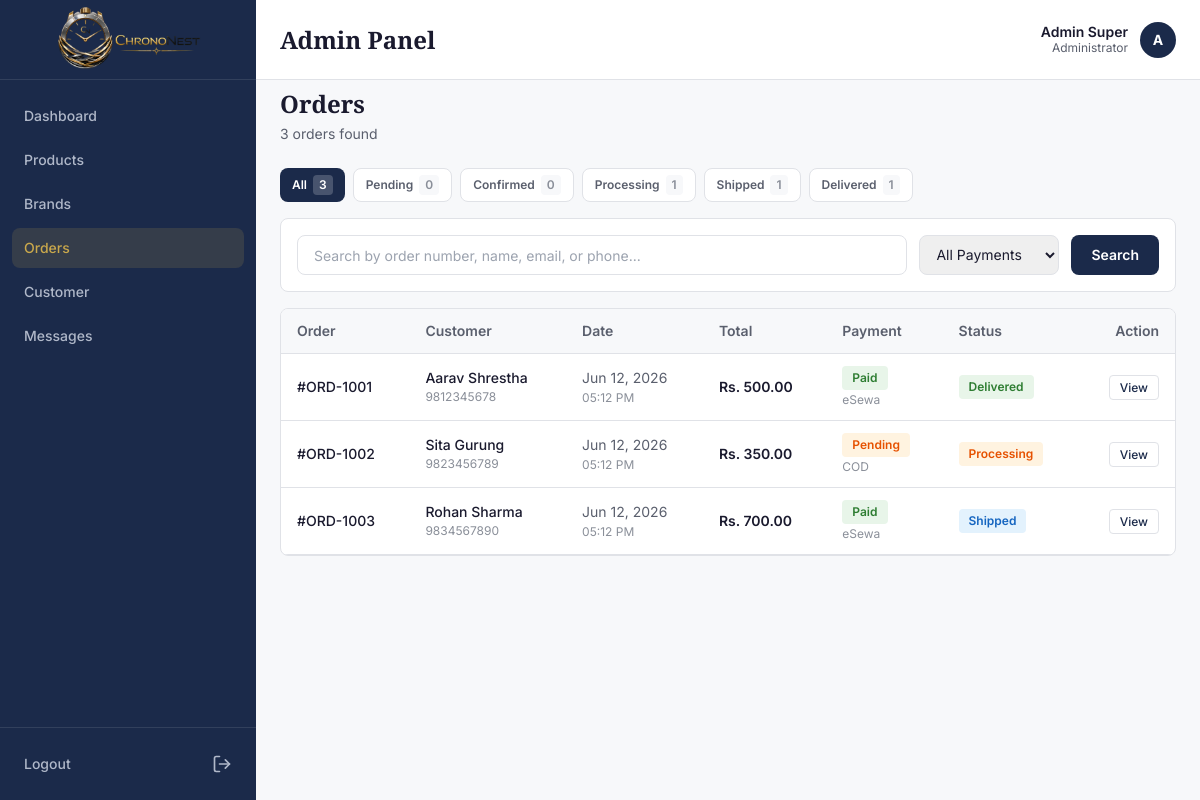
The app's page /admin/orders.php (signed in) with its own data.
### tables this page shows
CREATE TABLE orders (
    id INT PRIMARY KEY AUTO_INCREMENT,
    user_id INT NULL,
    order_number VARCHAR(50) UNIQUE NOT NULL,
    customer_name VARCHAR(100) NOT NULL,
    customer_email VARCHAR(100) NOT NULL,
    customer_phone VARCHAR(10) NOT NULL,
    shipping_address TEXT NOT NULL,
    payment_method ENUM('COD', 'eSewa') NOT NULL,
    payment_status ENUM('pending', 'paid', 'failed') DEFAULT 'pending',
    transaction_id VARCHAR(100) NULL,
    total_amount DECIMAL(10,2) NOT NULL,
    shipping_charge DECIMAL(10,2) DEFAULT 0,
    grand_total DECIMAL(10,2) NOT NULL,  
    order_status ENUM('pending', 'confirmed', 'processing', 'shipped', 'delivered') DEFAULT 'pending',
    admin_notes TEXT NULL,
    ordered_at TIMESTAMP DEFAULT CURRENT_TIMESTAMP,
    confirmed_at TIMESTAMP NULL,
    shipped_at TIMESTAMP NULL,
    delivered_at TIMESTAMP NULL,
    FOREIGN KEY (user_id) REFERENCES users(id) ON DELETE SET NULL
);

### admin/orders.php (the view, shortened to what this page needs)
<?php
require_once '../config/db.php';
$search         = trim($_GET['search'] ?? '');
$filter_status  = trim($_GET['status'] ?? '');
$filter_payment = trim($_GET['payment'] ?? '');
$query = "SELECT * FROM orders WHERE 1=1";
$query .= " ORDER BY ordered_at DESC";
$stmt = $conn->prepare($query);
$stmt->execute();
$result = $stmt->get_result();
$orders = [];
while ($row = $result->fetch_assoc()) {
    $orders[] = $row;
}
$count_query = $conn->query("
    SELECT
        COUNT(*) as total,
        SUM(order_status = 'pending') as pending_count,
        SUM(order_status = 'confirmed') as confirmed_count,
        SUM(order_status = 'processing') as processing_count,
        SUM(order_status = 'shipped') as shipped_count,
        SUM(order_status = 'delivered') as delivered_count
    FROM orders
");
$counts = $count_query->fetch_assoc();
?>
<!DOCTYPE html>
<html lang="en">
<head>
    <script src="https://cdn.tailwindcss.com"></script>
</head>
<body class="min-h-screen" style="background-color: #F7F8FA; font-family: 'Inter', sans-serif;">
    <?php include 'includes/sidebar.php'; ?>
    <?php include 'includes/topbar.php'; ?>
    <main class="lg:ml-64 pt-16">
        <div class="p-4 lg:p-6">
            <div class="mb-6">
                <h2 class="font-bold text-2xl mb-1" style="font-family: 'Playfair Display', serif; color: #1A1A2E;">Orders</h2>
                <p class="text-sm" style="color: #5A5F6D;"><?php echo count($orders); ?> orders found</p>
            </div>
            <div class="flex flex-wrap gap-2 mb-4">
                <?php
                $tabs = [
                    ''           => ['label' => 'All',        'count' => $counts['total']],
                    'pending'    => ['label' => 'Pending',    'count' => $counts['pending_count']],
                    'confirmed'  => ['label' => 'Confirmed',  'count' => $counts['confirmed_count']],
                    'processing' => ['label' => 'Processing', 'count' => $counts['processing_count']],
                    'shipped'    => ['label' => 'Shipped',    'count' => $counts['shipped_count']],
                    'delivered'  => ['label' => 'Delivered',  'count' => $counts['delivered_count']],
                ];
                foreach ($tabs as $tab_value => $tab_data):
                    $is_active_tab = ($filter_status === $tab_value);
                    $tab_url = 'orders.php?status=' . $tab_value;
                ?>
                    <a href="<?php echo $tab_url; ?>" class="inline-flex items-center gap-1.5 px-3 py-1.5 rounded-lg text-xs font-semibold no-underline transition-all duration-200" style="<?php echo $is_active_tab ? 'background-color: #1B2A4A; color: #FFFFFF;' : 'background-color: #FFFFFF; color: #5A5F6D; border: 1px solid #E0E2E7;'; ?>">
                        <?php echo $tab_data['label']; ?>
                        <span class="px-1.5 py-0.5 rounded text-xs" style="<?php echo $is_active_tab ? 'background-color: rgba(255,255,255,0.2); color: #FFFFFF;' : 'background-color: #F7F8FA; color: #8A8F99;'; ?>">
                            <?php echo $tab_data['count']; ?>
                        </span>
                    </a>
                <?php endforeach; ?>
            </div>
            <div class="bg-white rounded-lg p-4 mb-4" style="border: 1px solid #E0E2E7;">
                <form method="GET" action="orders.php" class="flex flex-col sm:flex-row gap-3">
                    <input type="text" name="search" value="<?php echo htmlspecialchars($search); ?>" placeholder="Search by order number, name, email, or phone..." class="h-10 px-4 rounded-lg text-sm flex-1 min-w-0 outline-none" style="border: 1px solid #E0E2E7; color: #1A1A2E;" onfocus="this.style.border='2px solid #C9A84C'; this.style.boxShadow='0 0 0 3px rgba(201,168,76,0.15)';" onblur="this.style.border='1px solid #E0E2E7'; this.style.boxShadow='none';">
                    <select name="payment" class="h-10 px-3 rounded-lg text-sm outline-none" style="border: 1px solid #E0E2E7; color: #1A1A2E; min-width: 140px;">
                        <option value="">All Payments</option>
                    </select>
                    <button type="submit" class="h-10 px-5 rounded-lg text-sm font-semibold text-white" style="background-color: #1B2A4A; border: none; cursor: pointer;">Search</button>
                </form>
            </div>
            <div class="bg-white rounded-lg overflow-hidden" style="border: 1px solid #E0E2E7;">
                <?php if (empty($orders)): ?>
                    <div class="p-10 text-center">
                        <p class="text-base font-semibold mb-1" style="color: #1A1A2E;">No orders found</p>
                        <p class="text-sm" style="color: #5A5F6D;">
                            <?php echo (!empty($search) || !empty($filter_status) || !empty($filter_payment)) ? 'Try adjusting your filters.' : 'Orders will appear here when customers place them.'; ?>
                        </p>
                    </div>
                <?php else: ?>
                    <div class="overflow-x-auto">
                        <table class="w-full text-sm text-left">
                            <thead>
                                <tr style="background-color: #F7F8FA; border-bottom: 1px solid #E0E2E7;">
                                    <th class="px-4 py-3 font-semibold" style="color: #5A5F6D;">Order</th>
                                    <th class="px-4 py-3 font-semibold hidden sm:table-cell" style="color: #5A5F6D;">Customer</th>
                                    <th class="px-4 py-3 font-semibold hidden md:table-cell" style="color: #5A5F6D;">Date</th>
                                    <th class="px-4 py-3 font-semibold" style="color: #5A5F6D;">Total</th>
                                    <th class="px-4 py-3 font-semibold hidden sm:table-cell" style="color: #5A5F6D;">Payment</th>
                                    <th class="px-4 py-3 font-semibold" style="color: #5A5F6D;">Status</th>
                                    <th class="px-4 py-3 font-semibold text-right" style="color: #5A5F6D;">Action</th>
                                </tr>
                            </thead>
                            <tbody>
                                <?php foreach ($orders as $order): ?>
                                    <tr style="border-bottom: 1px solid #E0E2E7;">
                                        <td class="px-4 py-3">
                                            <p class="font-medium" style="color: #1A1A2E;">#<?php echo htmlspecialchars($order['order_number']); ?></p>
                                        </td>
                                        <td class="px-4 py-3 hidden sm:table-cell">
                                            <p class="font-medium leading-tight" style="color: #1A1A2E;"><?php echo htmlspecialchars($order['customer_name']); ?></p>
                                            <p class="text-xs mt-0.5" style="color: #8A8F99;"><?php echo htmlspecialchars($order['customer_phone']); ?></p>
                                        </td>
                                        <td class="px-4 py-3 hidden md:table-cell" style="color: #5A5F6D;">
                                            <?php echo date('M d, Y', strtotime($order['ordered_at'])); ?>
                                            <p class="text-xs mt-0.5" style="color: #8A8F99;"><?php echo date('h:i A', strtotime($order['ordered_at'])); ?></p>
                                        </td>
                                        <td class="px-4 py-3 font-semibold" style="color: #1A1A2E;">
                                            Rs. <?php echo number_format($order['grand_total'], 2); ?>
                                        </td>
                                        <td class="px-4 py-3 hidden sm:table-cell">
                                            <?php
                                            $pay_colors = [
                                                'pending' => 'background-color: #FFF3E0; color: #E65100;',
                                                'paid'    => 'background-color: #E8F5E9; color: #2E7D32;',
                                                'failed'  => 'background-color: #FDEAEA; color: #D64545;'
                                            ];
                                            ?>
                                            <span class="inline-block px-2.5 py-1 rounded text-xs font-semibold" style="<?php echo $pay_colors[$order['payment_status']] ?? ''; ?>">
                                                <?php echo ucfirst($order['payment_status']); ?>
                                            </span>
                                            <p class="text-xs mt-0.5" style="color: #8A8F99;"><?php echo $order['payment_method']; ?></p>
                                        </td>
                                        <td class="px-4 py-3">
                                            <?php
                                            $status_colors = [
                                                'pending'    => 'background-color: #E3F2FD; color: #1565C0;',
                                                'confirmed'  => 'background-color: #FFF3E0; color: #E65100;',
                                                'processing' => 'background-color: #FFF3E0; color: #E65100;',
                                                'shipped'    => 'background-color: #E3F2FD; color: #1565C0;',
                                                'delivered'  => 'background-color: #E8F5E9; color: #2E7D32;'
                                            ];
                                            ?>
                                            <span class="inline-block px-2.5 py-1 rounded text-xs font-semibold" style="<?php echo $status_colors[$order['order_status']] ?? ''; ?>">
                                                <?php echo ucfirst($order['order_status']); ?>
                                            </span>
                                        </td>
                                        <td class="px-4 py-3 text-right">
                                            <a href="order-detail.php?id=<?php echo $order['id']; ?>" class="text-xs font-medium px-2.5 py-1 rounded no-underline transition-all duration-200" style="border: 1px solid #E0E2E7; color: #1B2A4A;" onmouseover="this.style.backgroundColor='#F7F8FA';" onmouseout="this.style.backgroundColor='transparent';">View</a>
                                        </td>
                                    </tr>
                                <?php endforeach; ?>
                            </tbody>
                        </table>
                    </div>
                <?php endif; ?>
            </div>
        </div>
    </main>
</body>
</html>

### records on screen
orders: order_number "ORD-1001", customer_name "Aarav Shrestha", customer_phone "9812345678", ordered_at "Jun 12, 2026", ordered_at "05:12 PM", grand_total "500.00", payment_status "Paid", payment_method "eSewa", order_status "Delivered"
orders: order_number "ORD-1002", customer_name "Sita Gurung", customer_phone "9823456789", ordered_at "Jun 12, 2026", ordered_at "05:12 PM", grand_total "350.00", payment_status "Pending", payment_method "COD", order_status "Processing"
orders: order_number "ORD-1003", customer_name "Rohan Sharma", customer_phone "9834567890", ordered_at "Jun 12, 2026", ordered_at "05:12 PM", grand_total "700.00", payment_status "Paid", payment_method "eSewa", order_status "Shipped"

### other values on screen
$_SESSION['admin_name'] "Admin Super"
substr($_SESSION['admin_name'] ?? 'A', 0, 1) "A"
count($orders) "3"
$tab_data['label'] "All"
$tab_data['count'] "3"
$tab_data['label'] "Pending"
$tab_data['count'] "0"
$tab_data['label'] "Confirmed"
$tab_data['label'] "Processing"
$tab_data['count'] "1"
$tab_data['label'] "Shipped"
$tab_data['label'] "Delivered"
